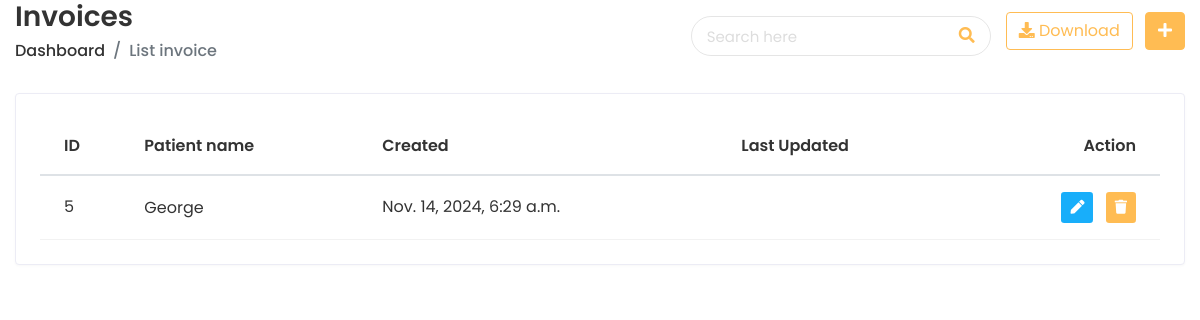
Before: /app/invoiceAddlist/ (signed in) with the older database file.
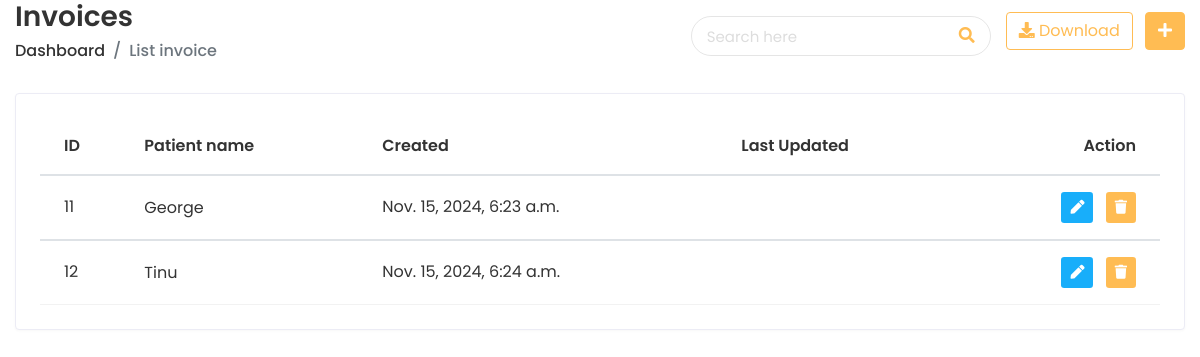
After: the same page with the newer database file.
### doctor/models.py (models this page shows, shortened)
class InvoiceData(models.Model):
    patient = models.ForeignKey(PatientDetails, on_delete=models.CASCADE)
    service = models.ManyToManyField(HospitalService, through='InvoiceItem')
    slug = models.SlugField(unique=True)
    date = models.DateField()
    created = models.DateTimeField(auto_now_add=True, auto_now=False)
    last_updated = models.DateTimeField(auto_now_add=False, auto_now=True)

class PatientDetails(models.Model):
    patient_number = models.IntegerField(null=True)
    patient_name = models.CharField(max_length=50)
    gender = models.CharField(
         max_length=20,
         choices=(("Male", "Male"), ("Female", "Female"), ("Other", "Other")),
     )
    blood_group = models.CharField(
        max_length=20, blank=True, null=True,
        choices=(
            ("O-", "O-"),
            ("O+", "O+"),
            ("A-", "A-"),
            ("A+", "A+"),
            ("B-", "B-"),
            ("B+", "B+"),
            ("AB-", "AB-"),
            ("AB+", "AB+"),
        ),
    )
    address = models.CharField(max_length=250, blank=True, null=True)
    state = models.CharField(max_length=200, blank=True, null=True)
    country = models.CharField(max_length=200, blank=True, null=True)
    pin_code = models.BigIntegerField(blank=True, null=True)
    email = models.EmailField(default="", max_length=50, unique=True)
    date_of_birth = models.DateField()
    phone_number = models.CharField(default="", max_length=20)
    patient_image = models.BinaryField(blank=True, null=True)
    created = models.DateTimeField(auto_now_add=True)
    updated = models.DateTimeField(auto_now=True)

### doctor/views.py (the view)
# urls.py: path("invoiceAddlist/", views.invoice_data_list, name="invoice_data_list"),
@login_required
def invoice_data_list(request):
    invoice = InvoiceData.objects.all()
    return render(request, "invoice/invoice_data_list.html", {'invoice': invoice})

### templates/invoice/invoice_data_list.html (shortened to what this page needs)
{% extends 'home/base-login.html' %}
{% load compress static %}
{% block content %}
      <div class="content container-fluid">
         <div class="page-header">
        <div class="row align-items-center">
           <div class="col">
              <h3 class="page-title">Invoices</h3>
              <ul class="breadcrumb">
                 <li class="breadcrumb-item"><a href="{% url 'Invoiceindex' %}">Dashboard</a></li>
                 <li class="breadcrumb-item active">List invoice</li>
              </ul>
           </div>
           <div class="top-nav-search">
            <form method="get" action="">
               <input type="text" id="search" class="form-control" placeholder="Search here" name="search" value="{{ search_query }}">
               <button class="btn" type="submit"><i class="fas fa-search"></i></button>
               </form>
            </div>
           <div class="col-auto text-right float-right ml-auto">
              <a href="#" class="btn btn-outline-primary mr-2"><i class="fas fa-download"></i> Download</a>
              <a href="add-student.html" class="btn btn-primary"><i class="fas fa-plus"></i></a>
           </div>
        </div>
     </div>
     <div class="row">
        <div class="col-sm-12">
           <div class="card card-table">
              <div class="card-body">
                 <div class="table-responsive">
                    <table class="table table-hover table-center mb-0 datatable">
                       <thead>
                          <tr>
                             <th>ID</th>
                             <th>Patient name</th>
                             <th>Created</th>
                             <th>Last Updated</th>
                             <th class="text-right">Action</th>
                          </tr>
                       </thead>
                       {% for item in invoice %}
                       <tbody>
                          <tr>
                             <td>{{ item.id }}</td>
                             <td>
                              <h2 class="#">
                                 <a href="{% url 'addition_data' item.id %}">{{ item.patient.patient_name }}</a>
                              </h2>
                             </td>
                             <td>
                                {{ item.created }}
                             </td>
                             <td>
                             </td>
                             <td class="text-right">
                                <div class="actions">
                                 <a href="{% url 'invoice_data_edit' item.id %}" class="btn btn-sm bg-success-light mr-2">
                                   <i class="fas fa-pen"></i>
                                   </a>
                                   <a href="#" class="btn btn-sm bg-danger-light" onclick="confirmDelete('{{ item.patient.patient_name }}', '{{ item.id }}')">
                                   <i class="fas fa-trash"></i>
                                   </a>
                                </div>
                             </td>
                          </tr>
                       </tbody>
                       {% endfor %}
                    </table>
                 </div>
              </div>
            </div>
         </div>
  {% endblock %}

Changed rows visible on the page:
removed InvoiceData: id "5", patient.patient_name "George", created "Nov. 14, 2024, 6:29 a.m."
added InvoiceData: id "11", patient.patient_name "George", created "Nov. 15, 2024, 6:23 a.m."
added InvoiceData: id "12", patient.patient_name "Tinu", created "Nov. 15, 2024, 6:24 a.m."
